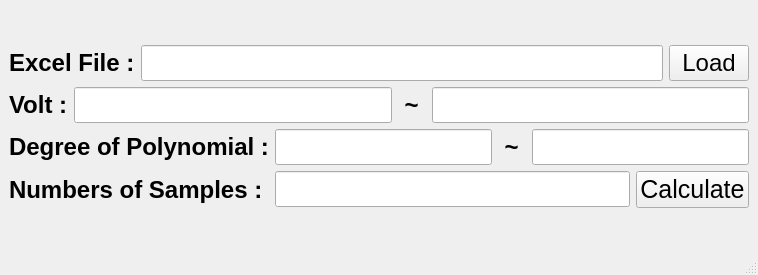
<?xml version="1.0" encoding="UTF-8"?>
<ui version="4.0">
 <class>MainWindow</class>
 <widget class="QMainWindow" name="MainWindow">
  <property name="geometry">
   <rect>
    <x>0</x>
    <y>0</y>
    <width>758</width>
    <height>275</height>
   </rect>
  </property>
  <property name="windowTitle">
   <string>Task2 - Peak Coordinate</string>
  </property>
  <widget class="QWidget" name="centralwidget">
   <layout class="QGridLayout" name="gridLayout">
    <item row="0" column="0">
     <layout class="QVBoxLayout" name="verticalLayout">
      <item>
       <layout class="QHBoxLayout" name="horizontalLayout">
        <item>
         <widget class="QLabel" name="label">
          <property name="font">
           <font>
            <pointsize>18</pointsize>
            <weight>75</weight>
            <bold>true</bold>
           </font>
          </property>
          <property name="text">
           <string>Excel File :</string>
          </property>
         </widget>
        </item>
        <item>
         <widget class="QLineEdit" name="txt_file">
          <property name="font">
           <font>
            <pointsize>18</pointsize>
           </font>
          </property>
         </widget>
        </item>
        <item>
         <widget class="QPushButton" name="btn_load">
          <property name="font">
           <font>
            <pointsize>18</pointsize>
           </font>
          </property>
          <property name="text">
           <string>Load</string>
          </property>
         </widget>
        </item>
       </layout>
      </item>
      <item>
       <layout class="QHBoxLayout" name="horizontalLayout_2">
        <item>
         <widget class="QLabel" name="label_2">
          <property name="font">
           <font>
            <pointsize>18</pointsize>
            <weight>75</weight>
            <bold>true</bold>
           </font>
          </property>
          <property name="text">
           <string>Volt :</string>
          </property>
         </widget>
        </item>
        <item>
         <widget class="QLineEdit" name="txt_v1">
          <property name="font">
           <font>
            <pointsize>18</pointsize>
           </font>
          </property>
         </widget>
        </item>
        <item>
         <widget class="QLabel" name="label_3">
          <property name="font">
           <font>
            <pointsize>18</pointsize>
            <weight>75</weight>
            <bold>true</bold>
           </font>
          </property>
          <property name="text">
           <string> ~ </string>
          </property>
         </widget>
        </item>
        <item>
         <widget class="QLineEdit" name="txt_v2">
          <property name="font">
           <font>
            <pointsize>18</pointsize>
           </font>
          </property>
         </widget>
        </item>
       </layout>
      </item>
      <item>
       <layout class="QHBoxLayout" name="horizontalLayout_3">
        <item>
         <widget class="QLabel" name="label_4">
          <property name="font">
           <font>
            <pointsize>18</pointsize>
            <weight>75</weight>
            <bold>true</bold>
           </font>
          </property>
          <property name="text">
           <string>Degree of Polynomial :</string>
          </property>
         </widget>
        </item>
        <item>
         <widget class="QLineEdit" name="txt_deg1">
          <property name="font">
           <font>
            <pointsize>18</pointsize>
           </font>
          </property>
         </widget>
        </item>
        <item>
         <widget class="QLabel" name="label_5">
          <property name="font">
           <font>
            <pointsize>18</pointsize>
            <weight>75</weight>
            <bold>true</bold>
           </font>
          </property>
          <property name="text">
           <string> ~ </string>
          </property>
         </widget>
        </item>
        <item>
         <widget class="QLineEdit" name="txt_deg2">
          <property name="font">
           <font>
            <pointsize>18</pointsize>
           </font>
          </property>
         </widget>
        </item>
       </layout>
      </item>
      <item>
       <layout class="QHBoxLayout" name="horizontalLayout_4">
        <item>
         <widget class="QLabel" name="label_6">
          <property name="font">
           <font>
            <pointsize>18</pointsize>
            <weight>75</weight>
            <bold>true</bold>
           </font>
          </property>
          <property name="text">
           <string>Numbers of Samples : </string>
          </property>
         </widget>
        </item>
        <item>
         <widget class="QLineEdit" name="txt_num">
          <property name="font">
           <font>
            <pointsize>18</pointsize>
           </font>
          </property>
         </widget>
        </item>
        <item>
         <widget class="QPushButton" name="btn_cal">
          <property name="font">
           <font>
            <pointsize>19</pointsize>
           </font>
          </property>
          <property name="text">
           <string>Calculate</string>
          </property>
         </widget>
        </item>
       </layout>
      </item>
     </layout>
    </item>
   </layout>
  </widget>
  <widget class="QStatusBar" name="statusbar"/>
 </widget>
 <resources/>
 <connections/>
</ui>
